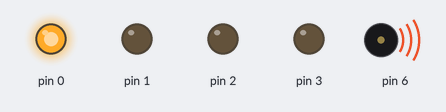
This sketch was run on a simulated Arduino Uno, built with avr-gcc and run on an emulated ATmega328P. Shown: output pins drawn as LEDs (lit = HIGH), buzzer (waves = sounding).

Above: at 0.2 s.
At 0.7 s:
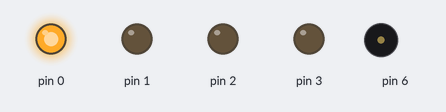
At 1.2 s:
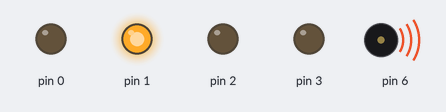
At 2.7 s:
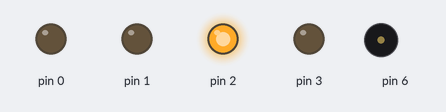
At 3.7 s:
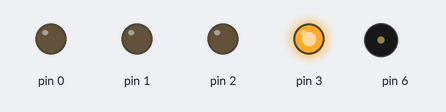
At 5.0 s:
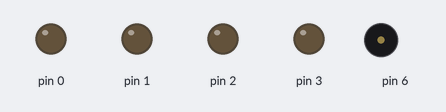
Timing chart, 0 to 7.8 s (numbered marks = the images above):
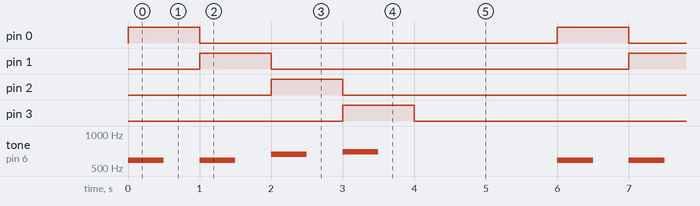

Measured:
- by itself, pin 0–3: alternates HIGH for 1.0 s and LOW for 5.0 s
- by itself, tone on pin 6: repeats every 6.0 s: silent 0.50 s, 587 Hz 0.50 s, silent 0.50 s, 659 Hz 0.50 s, silent 0.50 s, 698 Hz 0.50 s, silent 2.5 s, 587 Hz 0.50 s

The sketch:

index.ino
```cpp
#include "pitches.h"

int melody[] = {
    NOTE_D5,
    NOTE_D5,
    NOTE_E5,
    NOTE_F5,
};
int duration = 500;

void setup () {
    for (int pin = 0; pin < 4; pin++)
        pinMode(pin, OUTPUT);
}

void loop() {
    for (int i = 0; i < 4; i++) {
        tone(6, melody[i], duration);
        digitalWrite(i, HIGH);
        delay(1000);
        digitalWrite(i, LOW);
    }
    delay(2000);
}
```
